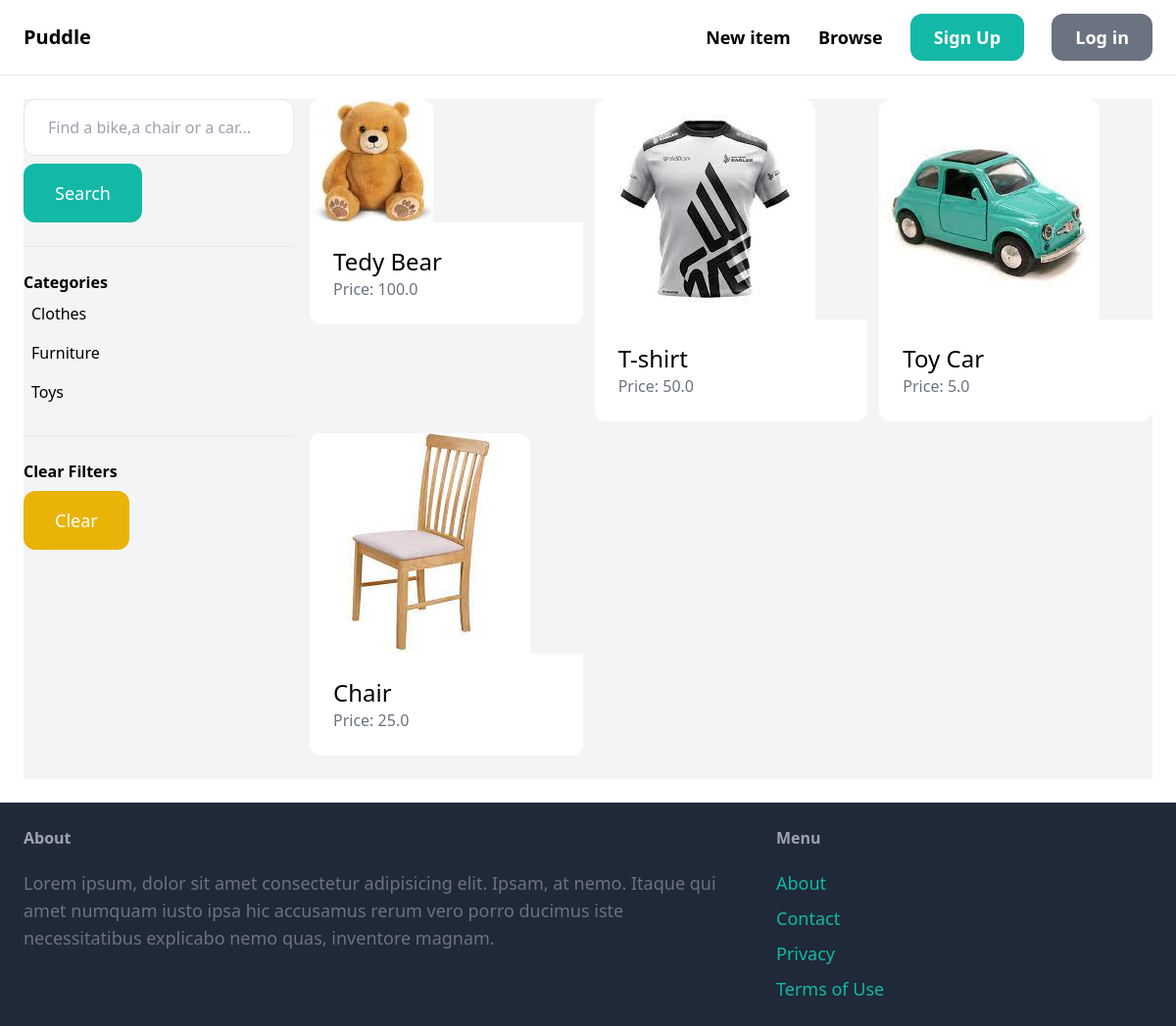
The app's page /items/ with its own data.
### core/models.py (models this page shows, shortened)
class Category(models.Model):
    name=models.CharField(max_length=255)
    class Meta:
        ordering=('name',)
        verbose_name_plural='Categories'

class Item(models.Model):
    category=models.ForeignKey(Category,related_name='items',on_delete=models.CASCADE)
    name=models.CharField(max_length=255)
    description=models.TextField(blank=True,null=True)
    price=models.FloatField()
    image=models.ImageField(upload_to='item_images',blank=True,null=True)
    is_sold=models.BooleanField(default=False)
    created_by=models.ForeignKey(User, related_name='items',on_delete=models.CASCADE)
    created_at=models.DateTimeField(auto_now_add=True)

### item/views.py (the view)
# urls.py: path('',views.items,name='items'),
def items(request):
    query=request.GET.get('query','')
    category_id=request.GET.get('category',0)
    categories=Category.objects.all()
    items = Item.objects.filter(is_sold=False)
    if category_id:
        items=items.filter(category_id=category_id)
    if query:
        items=items.filter(Q(name__icontains=query) | Q(description__icontains=query))
    return render(request,'item/items.html',{
        'items': items,
        'query':query,
        'categories':categories,
        'category_id':category_id,
    })

### item/templates/item/items.html (shortened to what this page needs)
{% extends 'core/base.html'%}
{% block content %}
<div class="pb-6 grid grid-cols-4 gap-4 bg-gray-100">
    <div class="col-span-1">
        <form method="get" action="{% url 'item:items' %}">
        <input name="query" class="w-full py-4 px-6 border rounded-xl" type="text" value="{{ query }}" placeholder="Find a bike,a chair or a car...">
        <button class="mt-2 py-4 px-8 text-lg bg-teal-500 text-white rounded-xl">Search</button>
        </form>
        <hr class="my-6">
        <p class="font-semibold">Categories</p>
        <ul>
            {% for category in categories %}
                <li class="py-2 px-2 rounded-xl{% if category.id == category_id %}bg-gray-200{% endif %}">
                    <a href="{% url 'item:items' %}?query={{ query }} &category={{ category.id }}">{{ category.name }}</a>
                </li>
                {% endfor %}
        </ul>
        <hr class="my-6">
        <p class="font-semibold">Clear Filters</p>
        <ul>
            <li><a href="{% url 'item:items' %}" class="mt-2 py-4 px-8 inline-block bg-yellow-500 text-lg rounded-xl text-white">Clear</a></li>
        </ul>
    </div>
    <div class="col-span-3">
    <div class="grid grid-cols-3 gap-3">
        {% for item in items %}
            <div>
                <a href="{% url 'item:detail' item.id %}">
                    <div>
                        <img src="{{ item.image.url }}" class="rounded-t-xl">
                        <div class="p-6 bg-white rounded-b-xl">
                            <h2 class="text-2xl">{{ item.name }}</h2>
                            <p class="text-gray-500">Price: {{ item.price }}</p>
                        </div>
                    </div>
                </a>
            </div>
        {% endfor %}
    </div>
    </div>
</div>
{% endblock %}

### records on screen
Category: name "Clothes"
Category: name "Furniture"
Category: name "Toys"
Item: image (picture), name "Tedy Bear", price "100.0"
Item: image (picture), name "T-shirt", price "50.0"
Item: image (picture), name "Toy Car", price "5.0"
Item: image (picture), name "Chair", price "25.0"
